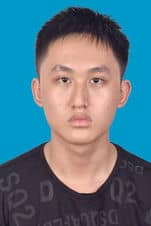
#> input picture be/anchor_images/Hoàng Trung Tín/1_tin.jpg, 151 x 226 px
$ python -i face_detector.py   (imports and definitions only)
#> lines starting #> are read from the running program, lines starting #| are printed output that depends on the picture
#> further down, picture is the input picture: shape (226, 151, 3); mean B, G, R 133.7, 118.7, 85.4
import cv2
from pathlib import Path

_haar_path = cv2.data.haarcascades + "haarcascade_frontalface_default.xml"
_face_cascade = cv2.CascadeClassifier(_haar_path)

def detect_and_crop_face(img_bgr, margin=0.35, target_size=None):
    """Classical Haar-cascade crop. Falls back to a centered square crop if no face found."""
#> called with margin = 0.35
    if _face_cascade.empty():
        raise RuntimeError("Khong load duoc Haar cascade - kiem tra OpenCV install.")

    gray = cv2.cvtColor(img_bgr, cv2.COLOR_BGR2GRAY)
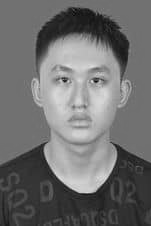
#> gray: shape (226, 151); min 4, max 222, mean 110.5
    faces = _face_cascade.detectMultiScale(gray, scaleFactor=1.1, minNeighbors=5, minSize=(40, 40))
#> faces = [[27, 39, 105, 105]]

    h, w = img_bgr.shape[:2]
#> h = 226; w = 151
    if len(faces) > 0:
        # lay face lon nhat (gia dinh la subject chinh)
        x, y, fw, fh = max(faces, key=lambda f: f[2] * f[3])
#> x = 27; y = 39; fw = 105; fh = 105
        mx, my = int(fw * margin), int(fh * margin)
#> mx = 36; my = 36
        x0, y0 = max(0, x - mx), max(0, y - my)
#> x0 = 0; y0 = 3
        x1, y1 = min(w, x + fw + mx), min(h, y + fh + my)
#> x1 = 151; y1 = 180
        crop = img_bgr[y0:y1, x0:x1]
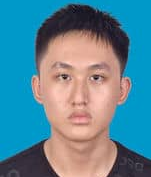
#> crop: shape (177, 151, 3); mean B, G, R 149.5, 133.9, 91.2
    else:
        # fallback: center square crop (khong dung "hoc" gi ca, thuan hinh hoc)
        side = min(h, w)
        cx, cy = w // 2, h // 2
        x0, y0 = max(0, cx - side // 2), max(0, cy - side // 2)
        crop = img_bgr[y0:y0 + side, x0:x0 + side]

    if crop.size == 0:
        crop = img_bgr  # safety net
    if target_size is not None:
        crop = cv2.resize(crop, (target_size, target_size), interpolation=cv2.INTER_AREA)
    return crop


def build_crop_cache(manifest, cache_dir, target_size, use_face_crop=True):
    """Precompute crops once to disk so training doesn't redo Haar detection every epoch."""
    cache_dir = Path(cache_dir)
    cached_manifest = {}
    n_no_face = 0
    n_total = 0
    for split, classes in manifest.items():
        cached_manifest[split] = {}
        for cls, files in classes.items():
            out_dir = cache_dir / split / cls
            out_dir.mkdir(parents=True, exist_ok=True)
            cached_files = []
            for f in files:
                out_path = out_dir / f.name
                if not out_path.exists():
                    img = cv2.imread(str(f))
                    if img is None:
                        continue
                    n_total += 1
                    if use_face_crop:
                        gray = cv2.cvtColor(img, cv2.COLOR_BGR2GRAY)
                        faces = _face_cascade.detectMultiScale(gray, 1.1, 5, minSize=(40, 40))
                        if len(faces) == 0:
                            n_no_face += 1
                        crop = detect_and_crop_face(img, target_size=target_size)
                    else:
                        crop = cv2.resize(img, (target_size, target_size), interpolation=cv2.INTER_AREA)
                    cv2.imwrite(str(out_path), crop)
                cached_files.append(out_path)
            cached_manifest[split][cls] = cached_files
    if n_total > 0:
        print(f"Haar cascade: no face detected in {n_no_face}/{n_total} newly processed images "
              f"({100*n_no_face/max(1,n_total):.1f}%) -> fell back to center-crop for those.")
    return cached_manifest

>>> import cv2
>>> picture = cv2.imread('../../be/anchor_images/Hoàng Trung Tín/1_tin.jpg')
>>> result = detect_and_crop_face(picture)
